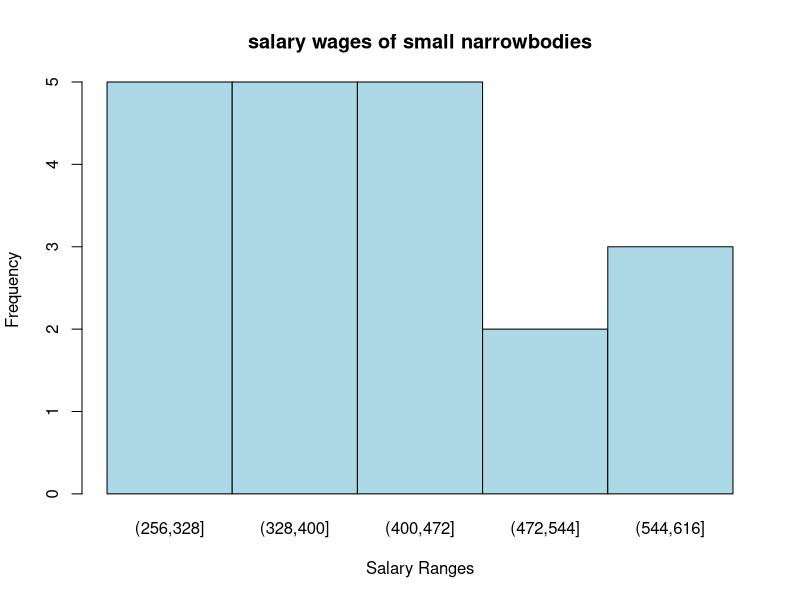
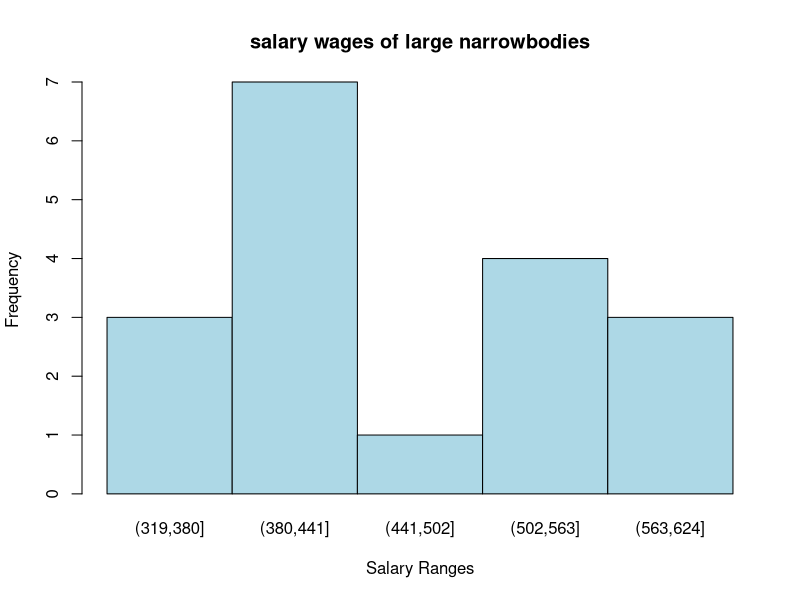
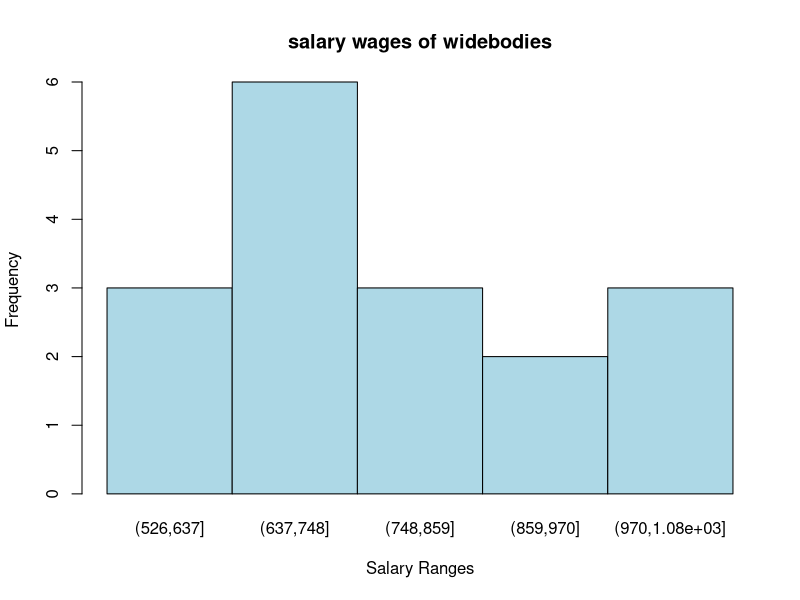
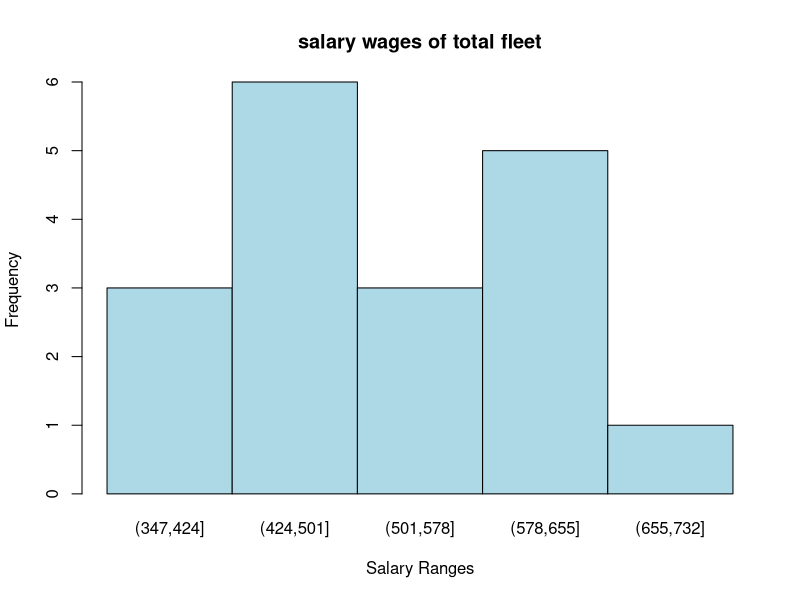

Write R code to recreate these figures, in order.
#Snigdha Das(ID-22024012)
library(readxl)

setwd("F:/Rstudio codes")

# load dataset

xl_data <- read_excel("United Airlines Aircraft Operating Statistics- Cost Per Block Hour (Unadjusted).xls", range = "b2:w158")

# Helper function to extract salary data by row
get_salary_wages <- function(row_num, data = xl_data) {
  return(na.omit(as.numeric(data[row_num, -1])))
}

# Extract salary and wages data for different fleets
salary_wages_snbodies <- get_salary_wages(6)
salary_wages_lnbodies <- get_salary_wages(45)
salary_wages_wbodies <- get_salary_wages(84)
salary_wages_tfleet <- get_salary_wages(123)


get_modes <- function(data) {
  freq_table <- table(data)
  max_freq <- max(freq_table)
  modes <- as.numeric(freq_table[freq_table == max_freq])
  if (length(modes) == length(data)) {
    return(NULL)
  }
  return(modes)
}
get_frequency_distribution <- function(
    wage_data) {
  # number of observations
  n <- length(wage_data)
  
  # calculating the value of k (smallest k such that 2^k > n)
  k <- 0
  for (i in 1:(n / 2)) {
    if (2^i > n) {
      k <- i
      break
    }
  }
  
  # calculate class interval ( interval >= (max - min)/k)
  min_salary <- min(wage_data)
  max_salary <- max(wage_data)
  class_interval <- (max_salary - min_salary) / k
  class_interval <- ceiling(class_interval)
  
  
  
  # Create breakpoints
  break_points <- seq(
    min_salary - (class_interval / 2),
    max_salary + (class_interval / 2),
    by = class_interval
  )
  
  # Create frequency distribution
  salary_bins <- cut(wage_data, breaks = break_points, right = TRUE)
  frequency_distribution <- table(salary_bins)
  
  return(frequency_distribution)
}
print_analysis <- function(wage_data, title) {
  mean <- mean(wage_data)
  median <- median(wage_data)
  modes <- get_modes(wage_data)
  sample_sd <- sd(wage_data) # sample
  sample_var <- var(wage_data) # sample
  quartiles <- quantile(wage_data, probs = c(0.25, 0.5, 0.75))
  tenth_percentile <- quantile(wage_data, probs = 0.10)
  ninth_decile <- quantile(wage_data, probs = 0.90)
  range <- max(wage_data) - min(wage_data)
  
  # print results
  cat("Analysis of ", title, "::\n")
  cat("Mean:", mean, "\n")
  cat("Median:", median, "\n")
  if (is.null(modes) || length(modes) == 0) {
    cat("Modes: None\n")
  } else {
    cat("Modes:", paste(modes, collapse = ", "), "\n")
  }
  
  cat("Sample Standard Deviation:", sample_sd, "\n")
  cat("Sample Variance:", sample_var, "\n")
  cat("Quartiles (Q1, Q2, Q3):", quartiles, "\n")
  cat("10th Percentile:", tenth_percentile, "\n")
  cat("9th Decile:", ninth_decile, "\n")
  cat("Range:", range, "\n")
  cat("\n\n")
}
set_window_size <- function() {
  windows(width = 1920 / 100, height = 1080 / 100)
}

plot_histogram <- function(frequency_distribution, title) {
  set_window_size()
  barplot(frequency_distribution,
          main = title,
          xlab = "Salary Ranges",
          ylab = "Frequency",
          col = "lightblue",
          border = "black",
          space = 0, # No space between bars
          width = 1 # Adjust width to fill the space better
  )
}

# get frequency distribution (i)
snbodies_fdistribution <- get_frequency_distribution(salary_wages_snbodies)
lbodies_fdistribution <- get_frequency_distribution(salary_wages_lnbodies)
wbodies_fdisgribution <- get_frequency_distribution(salary_wages_wbodies)
tfleet_fdistribution <- get_frequency_distribution(salary_wages_tfleet)

# print analysis (ii)
print_analysis(salary_wages_snbodies, "salary wages of small narrowbodies")
print_analysis(salary_wages_lnbodies, "salary wages of large narrowbodies")
print_analysis(salary_wages_wbodies, "salary wages of widebodies")
print_analysis(salary_wages_tfleet, "salary wages of total fleet")

# histogram using i. (iii)
plot_histogram(snbodies_fdistribution, "salary wages of small narrowbodies")
plot_histogram(lbodies_fdistribution, "salary wages of large narrowbodies")
plot_histogram(wbodies_fdisgribution, "salary wages of widebodies")
plot_histogram(tfleet_fdistribution, "salary wages of total fleet")
